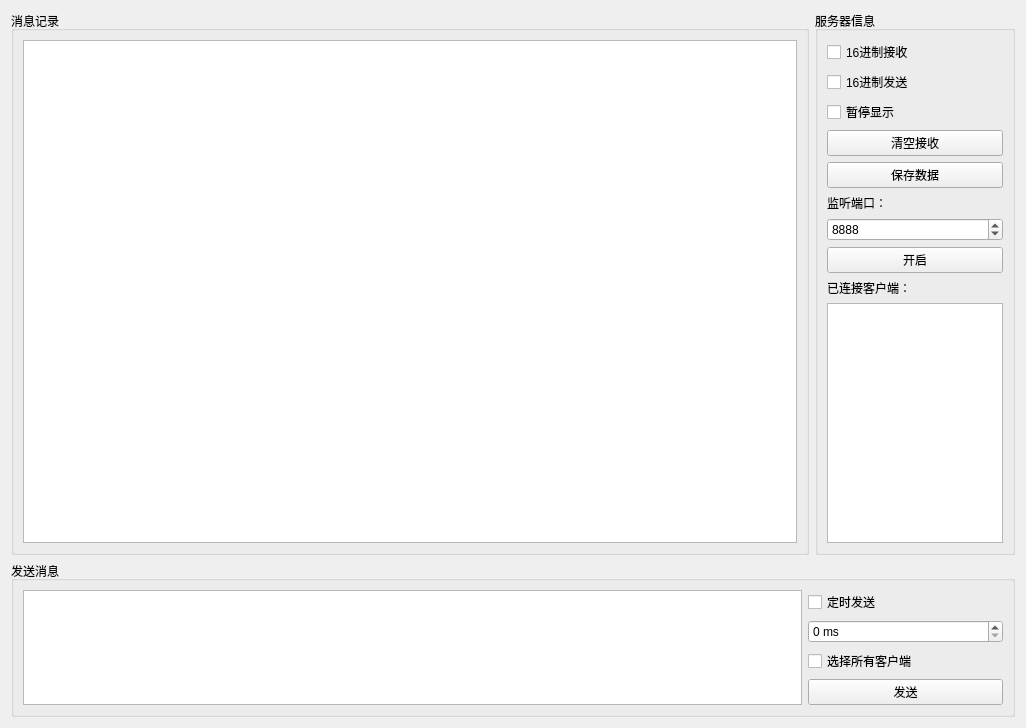
<?xml version="1.0" encoding="UTF-8"?>
<ui version="4.0">
 <class>TcpServerView</class>
 <widget class="QWidget" name="TcpServerView">
  <property name="geometry">
   <rect>
    <x>0</x>
    <y>0</y>
    <width>1026</width>
    <height>728</height>
   </rect>
  </property>
  <property name="windowTitle">
   <string>Form</string>
  </property>
  <layout class="QGridLayout" name="gridLayout_5" columnstretch="4,1">
   <item row="0" column="1">
    <widget class="QGroupBox" name="groupBox_2">
     <property name="title">
      <string>服务器信息</string>
     </property>
     <layout class="QGridLayout" name="gridLayout_2">
      <item row="11" column="0">
       <widget class="QTableView" name="connectedClient_tableView">
        <property name="editTriggers">
         <set>QAbstractItemView::NoEditTriggers</set>
        </property>
        <property name="selectionBehavior">
         <enum>QAbstractItemView::SelectRows</enum>
        </property>
       </widget>
      </item>
      <item row="2" column="0">
       <widget class="QCheckBox" name="pauseDisplay_checkBox">
        <property name="text">
         <string>暂停显示</string>
        </property>
       </widget>
      </item>
      <item row="5" column="0">
       <widget class="QPushButton" name="clearRecive_pushButton">
        <property name="text">
         <string>清空接收</string>
        </property>
       </widget>
      </item>
      <item row="0" column="0">
       <widget class="QCheckBox" name="hexRecive_checkBox">
        <property name="text">
         <string>16进制接收</string>
        </property>
       </widget>
      </item>
      <item row="10" column="0">
       <widget class="QLabel" name="label_2">
        <property name="text">
         <string>已连接客户端：</string>
        </property>
       </widget>
      </item>
      <item row="6" column="0">
       <widget class="QPushButton" name="saveRecive_pushButton">
        <property name="text">
         <string>保存数据</string>
        </property>
       </widget>
      </item>
      <item row="9" column="0">
       <widget class="QPushButton" name="start_pushButton">
        <property name="text">
         <string>开启</string>
        </property>
       </widget>
      </item>
      <item row="7" column="0">
       <widget class="QLabel" name="label">
        <property name="text">
         <string>监听端口：</string>
        </property>
       </widget>
      </item>
      <item row="8" column="0">
       <widget class="QSpinBox" name="serverPort_spinBox">
        <property name="maximum">
         <number>65535</number>
        </property>
        <property name="value">
         <number>8888</number>
        </property>
       </widget>
      </item>
      <item row="1" column="0">
       <widget class="QCheckBox" name="hexSend_checkBox">
        <property name="text">
         <string>16进制发送</string>
        </property>
       </widget>
      </item>
     </layout>
    </widget>
   </item>
   <item row="0" column="0">
    <widget class="QGroupBox" name="groupBox">
     <property name="title">
      <string>消息记录</string>
     </property>
     <layout class="QGridLayout" name="gridLayout" rowstretch="1">
      <item row="0" column="0" colspan="2">
       <widget class="QTextBrowser" name="textBrowser"/>
      </item>
     </layout>
    </widget>
   </item>
   <item row="1" column="0" colspan="2">
    <widget class="QGroupBox" name="groupBox_3">
     <property name="title">
      <string>发送消息</string>
     </property>
     <layout class="QGridLayout" name="gridLayout_3" columnstretch="4,1">
      <item row="0" column="1">
       <widget class="QCheckBox" name="regularlySend_checkBox">
        <property name="text">
         <string>定时发送</string>
        </property>
       </widget>
      </item>
      <item row="1" column="1">
       <widget class="QSpinBox" name="timeInterval_spinBox">
        <property name="specialValueText">
         <string/>
        </property>
        <property name="suffix">
         <string> ms</string>
        </property>
        <property name="prefix">
         <string/>
        </property>
        <property name="maximum">
         <number>10000000</number>
        </property>
        <property name="singleStep">
         <number>100</number>
        </property>
        <property name="stepType">
         <enum>QAbstractSpinBox::DefaultStepType</enum>
        </property>
       </widget>
      </item>
      <item row="2" column="1">
       <widget class="QCheckBox" name="selectedAll_checkBox">
        <property name="text">
         <string>选择所有客户端</string>
        </property>
       </widget>
      </item>
      <item row="3" column="1">
       <widget class="QPushButton" name="send_pushButton">
        <property name="text">
         <string>发送</string>
        </property>
        <property name="shortcut">
         <string>Ctrl+Return</string>
        </property>
       </widget>
      </item>
      <item row="0" column="0" rowspan="4">
       <widget class="QPlainTextEdit" name="plainTextEdit"/>
      </item>
     </layout>
    </widget>
   </item>
  </layout>
 </widget>
 <resources/>
 <connections>
  <connection>
   <sender>clearRecive_pushButton</sender>
   <signal>clicked()</signal>
   <receiver>textBrowser</receiver>
   <slot>clear()</slot>
   <hints>
    <hint type="sourcelabel">
     <x>885</x>
     <y>122</y>
    </hint>
    <hint type="destinationlabel">
     <x>671</x>
     <y>139</y>
    </hint>
   </hints>
  </connection>
 </connections>
</ui>
